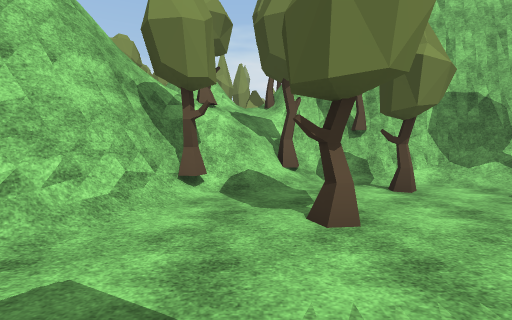
View 1 (above)

22 first-person views from a walk through a Unity game level. The camera is 1.5 m above the floor, tilts 4° down and sees 85° across. Doors are open. The floor is counted in squares, 2 m on a side. Each view is taken from the middle of a square. On the plan, view 1 faces up. The plan holds only what a view shows up to about 10 squares ahead; the rest is blank. The place goes on beyond the plan. Some animated figures are not drawn. Some surface patterns are stand-ins.

View 2
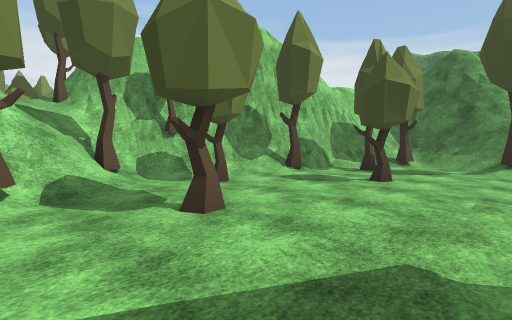

View 3
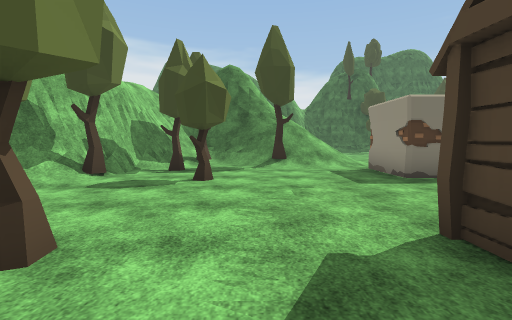

View 4
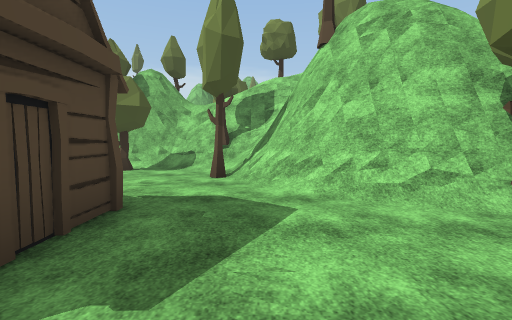

View 5
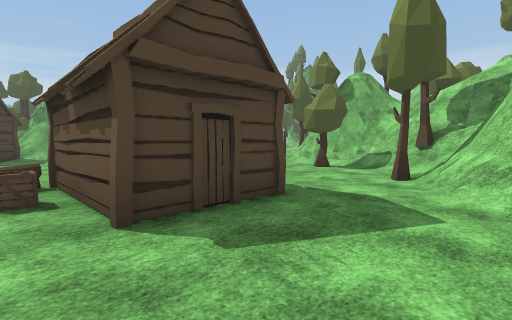

View 6
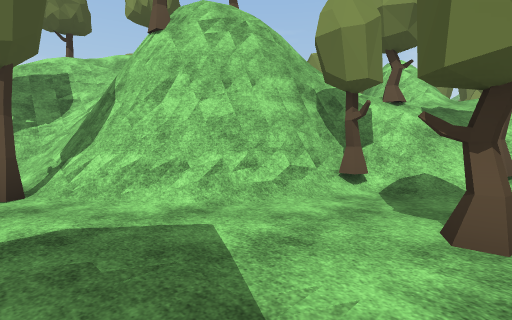

View 7
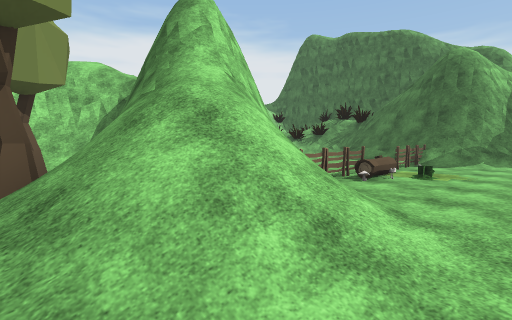

View 8
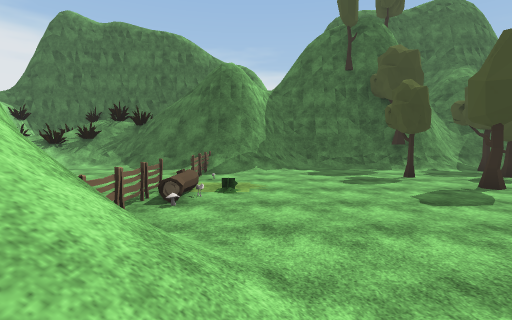

View 9
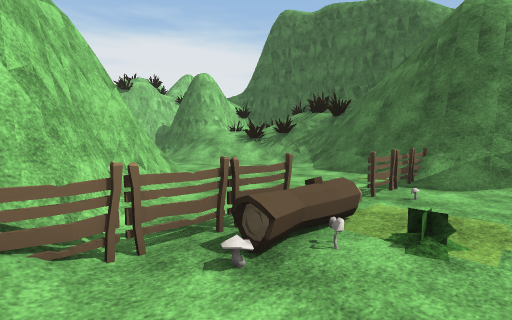

View 10
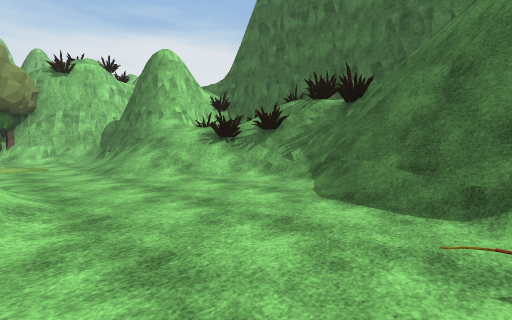

View 11
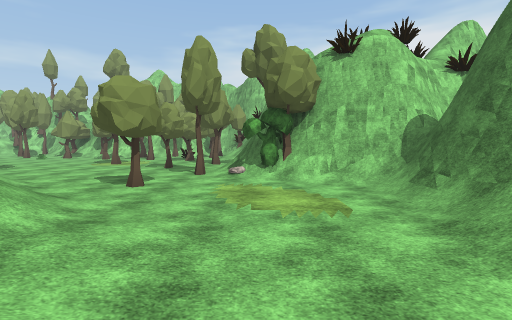

View 12
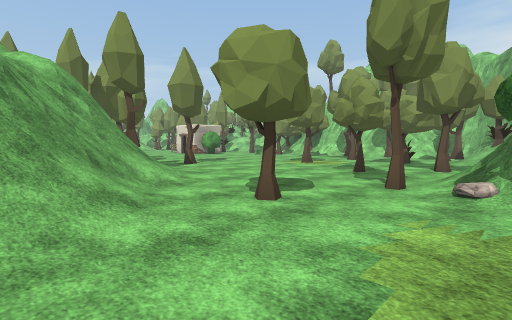

View 13
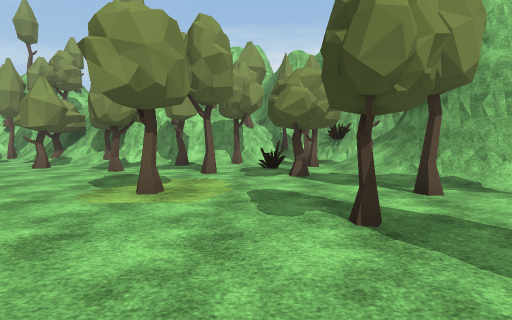

View 14
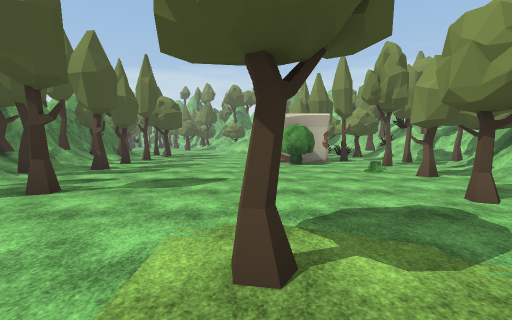

View 15
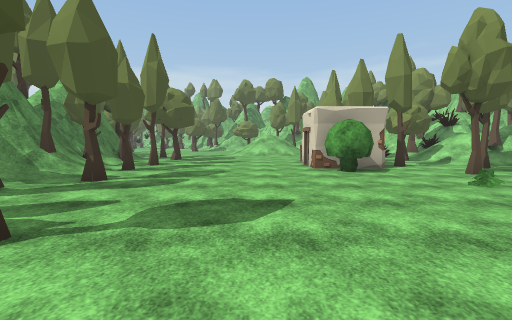

View 16
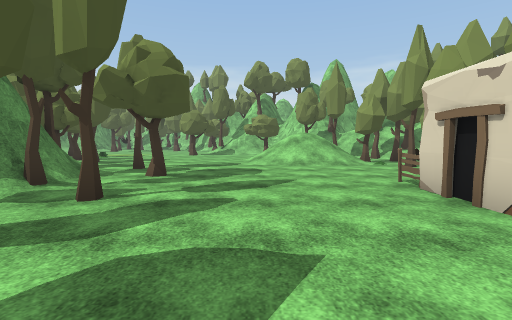

View 17
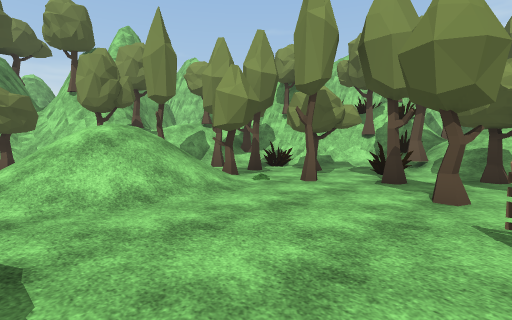

View 18
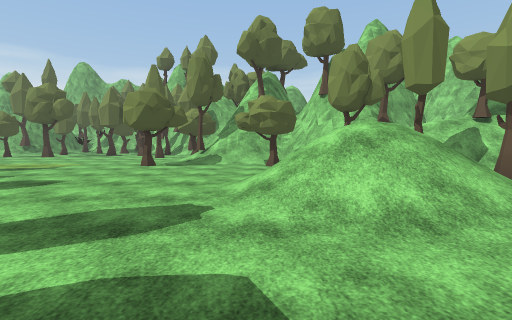

View 19
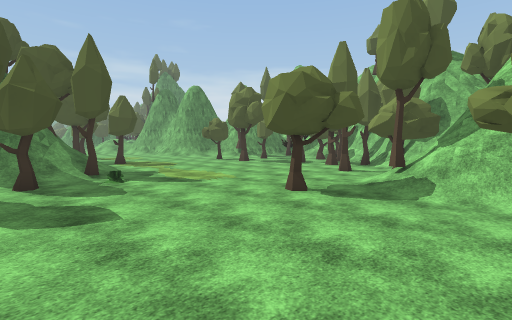

View 20
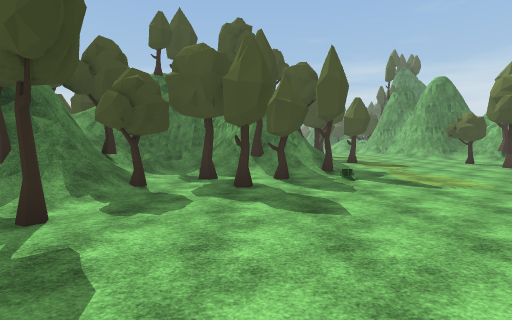

View 21
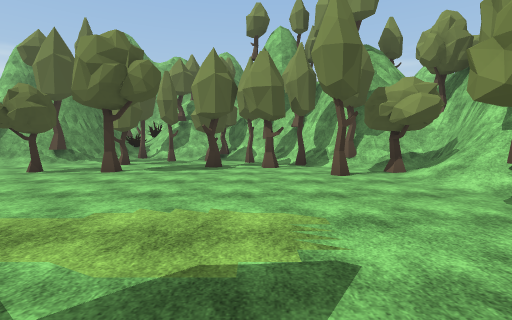

View 22
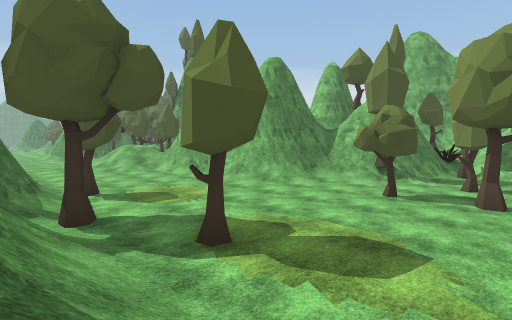

### Floor plan
Key: @ floor where view 1 was taken; # wall or solid block; . main floor; : floor 0.5 m higher than the main floor; + floor 1.5 m higher than the main floor; * floor 5 m higher than the main floor; / step, stairs or slope; = window, fence, low wall or low ledge; T tree; H hut; C crate; L log; F fence; M mushroom; O other object.
Columns run from 19 left of view 1 to 18 right of it. Each row starts with its distance up from view 1.
 25              ##  #
 24              #=O / ###
 23             ###///:.T###     #
 22           ###/.T///../T#######/T###
 21           ///...//.T..//T#//T/../
 20         /TT/.T...T...T.T...T...TT#
 19         ///TT..T.T.T......T....//#
 18        T//  T/T.T.O#........T.T./##
 17        #    //...F##T............/#
 16       ##T   ///............T...T..
 15       #.T   //................T./
 14       #....///................../#
 13   #####..................T.....T/#
 12  ##///T.........T.T.T.T..........TT###
 11  #T.T/..T......T..T///.T/TT//..T.../##
 10 ##..T........../T##T#TT #  #//......##
  9 #T............T/######     ##=/.....##
  8 T.T.........T../###/##      ##//.../##
  7 ..T........T.T./#//T##         //..///
  6 T.........T/T//##/T/#####       /..///
  5 T........//###/#*##/T///##       /..//
  4 .T.T...../+#######T/.T./T#####   /.../
  3 ...T...../## #####/.T....T/T## ##/.../
  2 #T......T/   ####/.....T.../####/..../
  1 ##......./  ####/.........//####..../#
  0 ##//.....T####/T...@......T//#FFF.FFF#
 -1  ###/..../####/...HHH...../////MO.O.=#
 -2    #/...T/####T..   HC..##////..M...##
 -3     /..../####..   HLL  #O........../#
 -4      ..../  #/.              ........#
 -5       .../                    .......#
 -6        ...                     ...T..#

Positions as (right, up) in squares from view 1, and headings:
1: (0, 0), facing up
2: (-1, 0), facing up-right
3: (-1, 1), facing right
4: (2, 1), facing left
5: (2, 2), facing down-left
6: (1, 0), facing up-left
7: (7, -3), facing up-right
8: (8, -2), facing right
9: (11, -2), facing up-right
10: (14, 0), facing up-right
11: (14, 5), facing up
12: (14, 8), facing up-left
13: (10, 12), facing up
14: (10, 16), facing left
15: (8, 15), facing left
16: (3, 14), facing left
17: (-2, 14), facing up-left
18: (-3, 14), facing left
19: (-7, 14), facing down-left
20: (-7, 14), facing down
21: (-9, 8), facing left
22: (-9, 5), facing down-left
